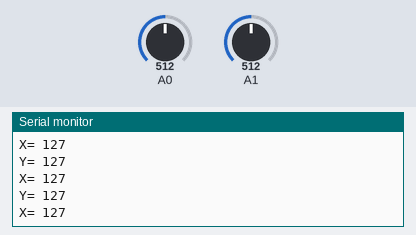
Bench run of a sketch on a simulated Arduino Uno, built with avr-gcc and run on an emulated ATmega328P. On the bench: the last lines printed to the serial monitor. The inputs (shaded band) are chosen by the test bench; at power-on: A0 = 512, A1 = 512.

Above: at 1.2 s.
1.3 s: A0 set to 408
At 1.9 s:
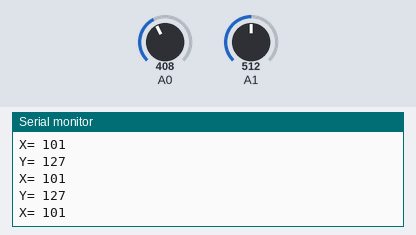
2.8 s: A0 set to 385
At 3.9 s:
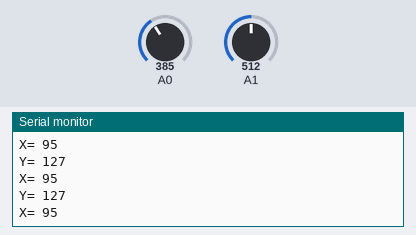
Timing chart, 0 to 5.8 s (numbered marks = the images above; inputs shaded):
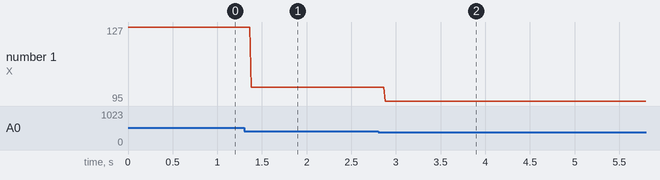

Measured:
- after the input at 1.3 s, the serial monitor: prints a new line after 0.08 s (image 1)
- after the input at 2.8 s, the serial monitor: prints a new line after 0.08 s (image 2)
- plotted number 1: 127 → 101 after the input at 1.3 s, 101 → 95 after the input at 2.8 s

The sketch:

mymaster2.ino
```cpp
int k1=0, k2=0;
#include <SoftwareSerial.h>
SoftwareSerial BTserial(10, 11);


void setup() {
 pinMode(A0,INPUT);
  pinMode(A1,INPUT);
  Serial.begin(9600);
  BTserial.begin(38400);


}

void loop() {

  k1=analogRead(A0);
  k2=analogRead(A1);
  k1=map(k1,0,1024,0,255);
  k2=map(k2,0,1024,0,255);

  Serial.print("X= ");
  Serial.println(k1);
  BTserial.write(k1);//sends a 1 through the bluetooth serial link

  Serial.print("Y= ");
  Serial.println(k2);
  BTserial.write(k2);//sends a 1 through the bluetooth serial link

}
```
